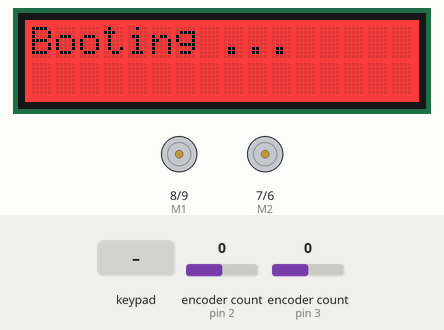
Simulated run of this sketch. Board: Arduino Uno, built with avr-gcc and run on an emulated ATmega328P. On the bench: 16×2 character LCD, direction and speed pins drawn as motors (green arrow = direction pin HIGH = forward, orange = LOW = backward, longer = more drive). The inputs (shaded band) are chosen by the test bench; at power-on: encoder count (sensors on pin 2, pin 3) 0. What the sketch prints to the serial monitor is not drawn.

Above: at 0.8 s.
0.9 s: key 'S' pressed
At 3.7 s:
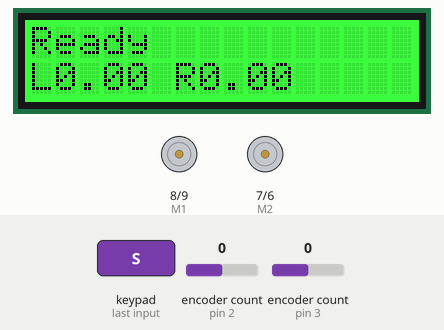
3.9 s: key 'U' pressed
At 4.3 s:
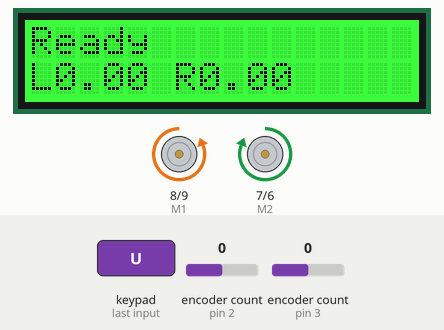
5.4 s: encoder count (sensor on pin 2) set to -1
At 6.6 s:
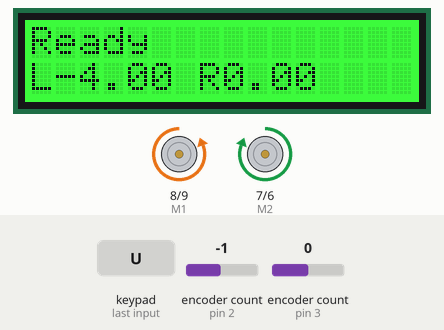
6.9 s: encoder count (sensor on pin 3) set to 1
At 8.1 s:
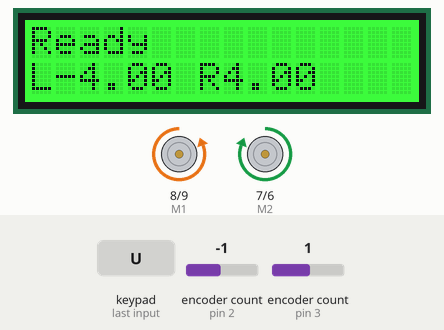
8.4 s: encoder count (sensor on pin 2) set to 0
At 9.1 s:
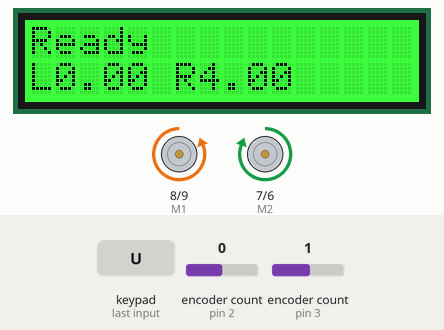
9.9 s: encoder count (sensor on pin 3) set to 2
At 10.9 s:
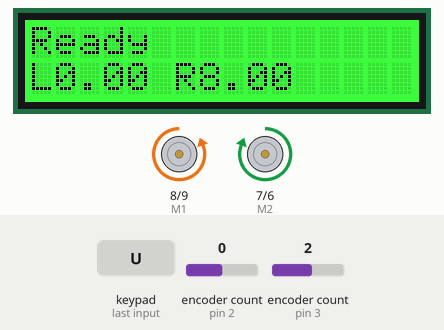
Timing chart, 0 to 12.4 s (numbered marks = the images above; inputs shaded):
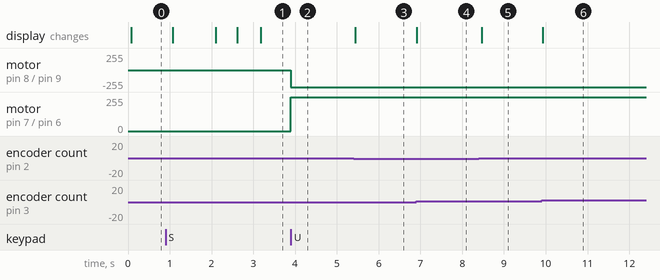

The sketch:

MotorEncodersDemo.ino
```cpp
//Test comment
// include library codes:
#include <Wire.h>
#include <Adafruit_RGBLCDShield.h>
#include <Encoder.h>

// These #defines make it easy to set the backlight color
#define RED      0x1
#define GREEN    0x2
#define YELLOW   0x3
#define BLUE     0x4
#define VIOLET   0x5
#define TEAL     0x6
#define WHITE    0x7

// Motor pins
#define E1 9
#define M1 8
#define E2 6
#define M2 7

// Encoder pins
#define Enc1A 2   // Left white
#define Enc1B 4   // Left yellow
#define Enc2A 3   // Right yellow
#define Enc2B 5   // Right white

// The LCD shield uses the I2C SCL and SDA pins. On the Arduino Uno
// these are Analog pins 4 and 5 so you can't use those for analogRead() any more.
// However, you can connect other I2C sensors to the I2C bus and share
// the I2C bus.
Adafruit_RGBLCDShield lcd = Adafruit_RGBLCDShield();

// Change these pin numbers to the pins connected to the motor encoder.
// Best Performance: both pins have interrupt capability
// Good Performance: only the first pin has interrupt capability
// Low Performance:  neither pin has interrupt capability
Encoder motorLeftEnc(Enc1A, Enc1B);
Encoder motorRightEnc(Enc2A, Enc2B);

uint8_t buttons;
unsigned long last;

// If the Rover was built with different encoders, they might count
// differently.  Use these two floats to calibrate the encoders.
const float leftMult = 1.0;
const float rightMult = 1.0;

// Conversion of Encoders into standard distance units (mm/cm/in)
// are controlled by these two floats.
const float leftConversion = 1.0;
const float rightConversion = 1.0;

// Use these two PWM values to make the Rover drive straight
const char leftPWM = 255;
const char rightPWM = 255;

void setup() {
  Serial.begin(9600);

  // Motor driver pins
  pinMode(E1, OUTPUT);
  pinMode(E2, OUTPUT);
  pinMode(M1, OUTPUT);
  pinMode(M2, OUTPUT);

  // Encoder pins
  pinMode(Enc1A, INPUT);
  pinMode(Enc1B, INPUT);
  pinMode(Enc2A, INPUT);
  pinMode(Enc2B, INPUT);

  // set up the LCD's number of columns and rows:
  lcd.begin(16, 2);
  lcd.print("Booting ...");
  lcd.setBacklight(RED);

  // initialize motor drivers
  digitalWrite(E1, LOW);
  digitalWrite(E2, LOW);
  digitalWrite(M1, LOW);
  digitalWrite(M2, LOW);

  //User Interface Load Screen
  delay(1000);
  lcd.setBacklight(TEAL);
  delay(1000);
  lcd.clear();
  lcd.print("Press SELECT");
  lcd.setBacklight(VIOLET);

  buttons = 0;
  while (buttons == 0)
  {
    buttons = lcd.readButtons() & BUTTON_SELECT;
  }

  lcd.clear();
  lcd.print("Calibrating ... ");
  lcd.setBacklight(YELLOW);
  delay(500);

  // Initialize encoders
  motorLeftEnc.write(0);
  motorRightEnc.write(0);
  lcd.clear();
  lcd.print("Ready");
  lcd.setBacklight(GREEN);
  delay(500);
  last = millis();
}

void loop() {

  buttons = lcd.readButtons();

  if (buttons) {
    if (buttons & BUTTON_UP) {
      digitalWrite(M1, LOW);
      digitalWrite(M2, HIGH);
      stopLeft(1000);
    }
    if (buttons & BUTTON_DOWN) {
      digitalWrite(M1, HIGH);
      digitalWrite(M2, LOW);
      stopLeft(1000);
    }
    if (buttons & BUTTON_LEFT) {
      digitalWrite(M1, HIGH);
      digitalWrite(M2, HIGH);
      stopLeft(500);
    }
    if (buttons & BUTTON_RIGHT) {
      digitalWrite(M1, LOW);
      digitalWrite(M2, LOW);
      stopLeft(500);
    }
    if (buttons & BUTTON_SELECT) {
      lcd.print("Reset ");
      motorLeftEnc.write(0);
      motorRightEnc.write(0);
    }
    Serial.print("buttons");
    Serial.print("\t");
    Serial.print(motorLeftEnc.read());
    Serial.print("\t");
    Serial.println(motorRightEnc.read());
    lcd.setCursor(0,1);
    lcd.print("L");
    lcd.print((leftConversion*motorLeftEnc.read()) / leftMult);
    lcd.print(" R");
    lcd.print((rightConversion*motorRightEnc.read()) / rightMult);
    lcd.print("     ");
  }
  else if (millis()-last > 50) {
    Serial.print("else if");
    Serial.print("\t");
    Serial.print(motorLeftEnc.read());
    Serial.print("\t");
    Serial.println(motorRightEnc.read());
    lcd.setCursor(0,1);
    lcd.print("L");
    lcd.print((leftConversion*motorLeftEnc.read()) / leftMult);
    lcd.print(" R");
    lcd.print((rightConversion*motorRightEnc.read()) / rightMult);
    lcd.print("     ");
    last = millis();
  }
}

void stopLeft(float lastCount) {
  motorLeftEnc.write(0);
  motorRightEnc.write(0);
  last = millis();
  analogWrite(E1, leftPWM);
  analogWrite(E2, rightPWM);
  while (abs(motorLeftEnc.read() / leftMult) < abs(lastCount)) {
    Serial.print("stopLeft");
    Serial.print("\t");
    Serial.print(motorLeftEnc.read());
    Serial.print("\t");
    Serial.println(motorRightEnc.read());
    if (millis()-last > 50) {
      lcd.setCursor(0,1);
      lcd.print("L");
      lcd.print((leftConversion*motorLeftEnc.read()) / leftMult);
      lcd.print(" R");
      lcd.print((rightConversion*motorRightEnc.read()) / rightMult);
      lcd.print("     ");
      last = millis();
    }
  }
  analogWrite(E1, 0);
  analogWrite(E2, 0);
  delay(100);
}
```

Measured:
- after the input at 0.9 s, the display: first differs from a run without the input after 1.2 s (image 1 shows a later state)
- after the input at 3.9 s, motor on pin 8 (M1) / pin 9 (E1): stopped → backward 255/255 at once; motor on pin 7 (M2) / pin 6 (E2): stopped → forward 255/255 at once
- after the input at 5.4 s, the display: changes at once (image 3)
- after the input at 6.9 s, the display: changes at once (image 4)
- after the input at 8.4 s, the display: changes after 0.07 s (image 5)
- after the input at 9.9 s, the display: changes at once (image 6)
